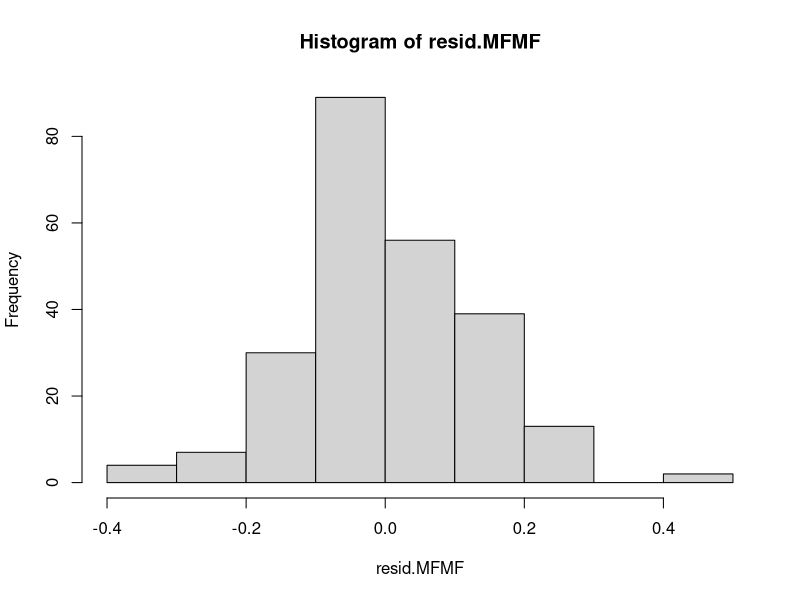
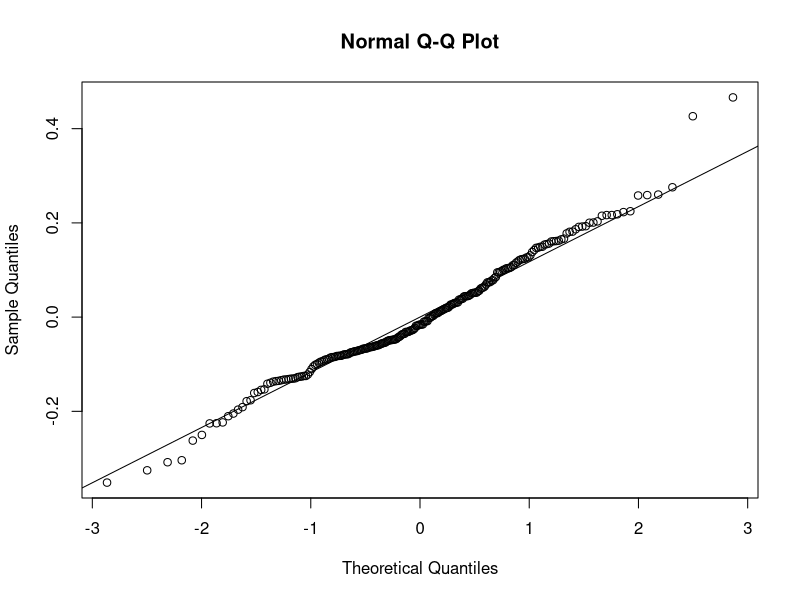
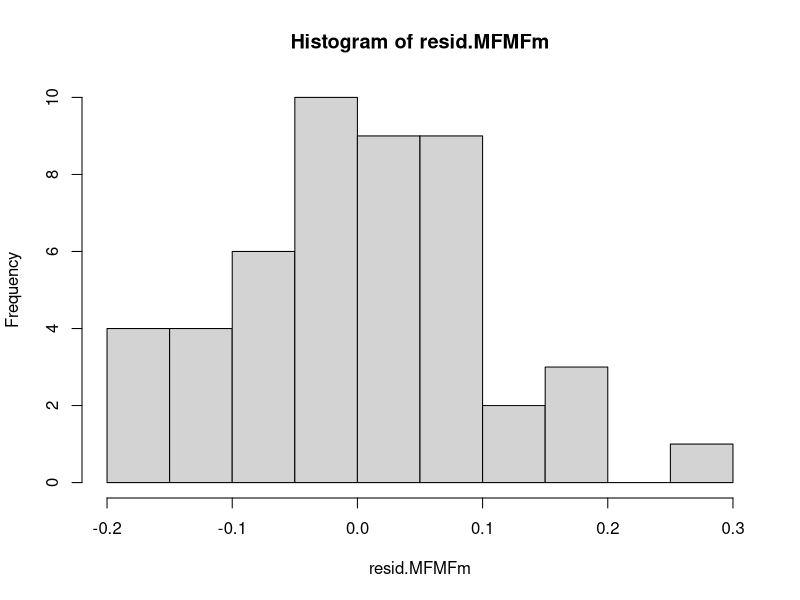
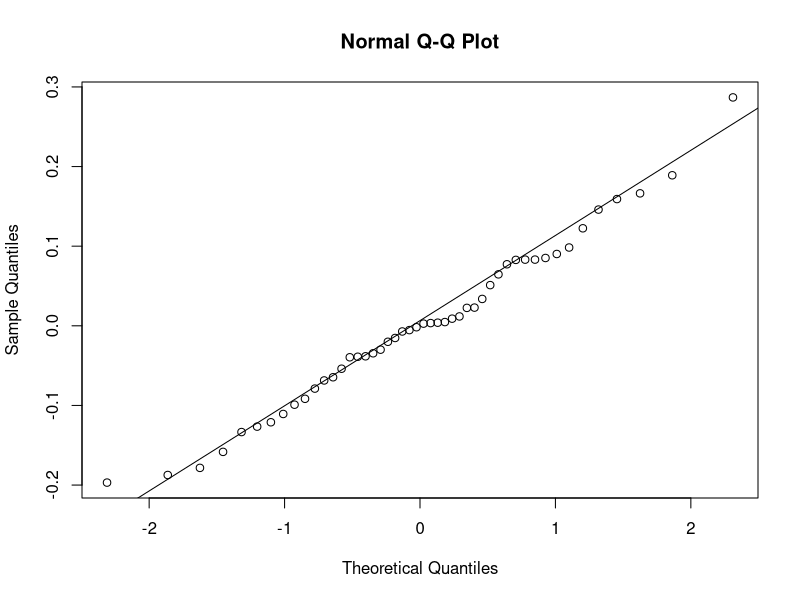

R code for these plots, in order: (Note: this script raises an error after producing the figures.)
################################################################################################
################## FM BALANCER MALE REPRODUCTIVE FITNESS ASSAY GENERATION 126 ##################
################################################################################################

#Set up environment
library(car)
library(Hmisc)
library(lme4)
library(lmerTest)
library(multcomp)

#Read in csv file with data
MFMF.data <- read.table(file = "MaleFMFitness.csv", h = T, sep = ",")
MFMFm.data <- read.table(file = "MaleFMFitnessMean.csv", h = T, sep = ",")


##########################################  STATISTIC  #########################################


##############################
####THE MODEL FOR ALL DATA####
##############################

### CALCULATE RELATIVE FITNESS ###
#Calculate the proportion of red eyed offspring
MFMF.data$prop_red <- MFMF.data$red / MFMF.data$total
#Now divid each proportion red by 5 to get the number for each male
MFMF.data$prop_red_male <- MFMF.data$prop_red / 5
#Find maxium
MFMF.max <- max(MFMF.data$prop_red_male)
#Calculate relative fitness by dividing each proportion by the maximum
MFMF.data$relative_fit <- MFMF.data$prop_red_male / MFMF.max


### LINEAT MODEL ###

#Linear mixed model testing if regime type has a significant effect on the relative fitness
model.MFMF <- lmer(relative_fit ~ regimetype + block + (1|regimetype:rep_population), data = MFMF.data)
#ANOVA
anova(model.MFMF, test = "F")
#Regime/Type is significant, P = 3.979e-09
#Block is, P = 0.0388
ranova(model.MFMF)
#And the nested factor is, P = 0.001203


#Homogeneity of variances
leveneTest(MFMF.data$relative_fit, MFMF.data$regimetype)
#Significant, assumption of homogeneity of variances is not met

#Test the model by looking at the residuls
resid.MFMF <- residuals(model.MFMF)
hist(resid.MFMF)
shapiro.test(resid.MFMF)
qqnorm(resid.MFMF)
qqline(resid.MFMF)
#The residuls are more or less normally distrubuted, meaning that the model is valid 


#I do a post hoc test to see which regimes are significantly different
RESULT.MFMF <- glht(model.MFMF, mcp(regimetype = "Tukey"))
#Look at the results
summary(RESULT.MFMF)
#FM is significant different from none-FM


### PERCENTAGE CHANGE ###

#First calculate mean

FMmean <- tapply(MFMF.data$relative_fit, MFMF.data$regimetype, mean)

#FLX
((FMmean[1]-FMmean[2])/FMmean[1])*100
#64.33545

#CFM
((FMmean[3]-FMmean[4])/FMmean[3])*100
#80.78323

#Cwt
((FMmean[5]-FMmean[6])/FMmean[5])*100
#84.38201



###################################
####THE MODEL FOR THE MEAN DATA####
###################################

### CALCULATE RELATIVE FITNESS ###
#Calculate the proportion of red eyed offspring
MFMFm.data$prop_red <- MFMFm.data$red / MFMFm.data$total
#Now divid each proportion red by 5 to get the number for each male
MFMFm.data$prop_red_male <- MFMFm.data$prop_red / 5
#Find maxium
MFMFm.max <- max(MFMFm.data$prop_red_male)
#Calculate relative fitness by dividing each proportion by the maximum
MFMFm.data$relative_fit <- MFMFm.data$prop_red_male / MFMFm.max


### LINEAT MODEL ###

#Linear model testing if regime type has a significant effect on the relative fitness
model.MFMFm <- lm(relative_fit ~ regimetype + block, data = MFMFm.data)
#ANOVA
anova(model.MFMFm, test = "F")
#Regime/type is significant, P < 2.2e-16
#Block is not, P = 0.1551


#Homogeneity of variances
leveneTest(MFMFm.data$relative_fit, MFMFm.data$regimetype)
#Significant, assumption of homogeneity of variances is not met

#Test the model by looking at the residuls
resid.MFMFm <- residuals(model.MFMFm)
hist(resid.MFMFm)
shapiro.test(resid.MFMFm)
qqnorm(resid.MFMFm)
qqline(resid.MFMFm)
#The residuls are more or less normally distrubuted, meaning that the model is valid 

#I do a post hoc test to see which regimes are significantly different
RESULT.MFMFm <- glht(model.MFMFm, mcp(regimetype = "Tukey"))
#Look at the results
summary(RESULT.MFMFm)
#FM is significant different from none-FM


### PERCENTAGE CHANGE ###

#First calculate mean

FMmmean <- tapply(MFMFm.data$relative_fit, MFMFm.data$regimetype, mean)

#FLX
((FMmmean[1]-FMmmean[2])/FMmmean[1])*100
#64.8554

#CFM
((FMmmean[3]-FMmmean[4])/FMmmean[3])*100
#80.39575

#Cwt
((FMmmean[5]-FMmmean[6])/FMmmean[5])*100
#84.51666


#########################################  PLOT DATA  #########################################


#Colours
RP1 <- "#ff766f"
RP2 <- "#ffe34d"
RP3 <- "#6da8ff"
RP4 <- "#a5f584"


### PLOT ALL DATA ###

#Add fitted values
MFMF.data$fitted <- fitted(model.MFMF)

#Caluclate mean
MFMF.M <- tapply(MFMF.data$fitted, MFMF.data$regimetype, mean)
#SE
MFMF.SE <- (summary(model.MFMF)$coefficients[1:6, 2])


## The plot

pdf("MFMF.pdf", 7, 7)
par(mar = c(3, 5, 2, 2))
#First make the plot
plot(NULL, xlim = c(0, 4.5), xlab = "", xaxt = "n", ylim = c(-0.1, 1.1), ylab = "Relative fitness", yaxt = "n",
     cex.lab = 1.8, cex.axis = 1.3, las = 1, main = "Males", cex.main = 1.8)
#Add points
points(jitter(rep(0.5, 40), -0.07, 0.07), MFMF.data$relative_fit[MFMF.data$regimetype == "aFLXXY"],
       pch = 16, cex = 1.4, col = c(RP1, RP2, RP3, RP4))
points(jitter(rep(1, 40), -0.07, 0.07), MFMF.data$relative_fit[MFMF.data$regimetype == "bFLXFMY"],
       pch = 1, cex = 1.4, col = c(RP1, RP2, RP3, RP4))
points(jitter(rep(2, 40), -0.07, 0.07), MFMF.data$relative_fit[MFMF.data$regimetype == "cCFMXY"],
       pch = 15, cex = 1.4, col = c(RP1, RP2, RP3, RP4))
points(jitter(rep(2.5, 40), -0.07, 0.07), MFMF.data$relative_fit[MFMF.data$regimetype == "dCFMFMY"],
       pch = 0, cex = 1.4, col = c(RP1, RP2, RP3, RP4))
points(jitter(rep(3.5, 40), -0.07, 0.07), MFMF.data$relative_fit[MFMF.data$regimetype == "eCwtXY"],
       pch = 17, cex = 1.4, col = c(RP1, RP2, RP3, RP4))
points(jitter(rep(4, 40), -0.07, 0.07), MFMF.data$relative_fit[MFMF.data$regimetype == "fCwtFMY"],
       pch = 2, cex = 1.4, col = c(RP1, RP2, RP3, RP4))
#Add errorbar
xMFMF <- c(0.5, 1, 2, 2.5, 3.5, 4)
errbar(xMFMF, MFMF.M, MFMF.M + MFMF.SE, MFMF.M - MFMF.SE,
       pch = c(16, 1, 15, 0, 17, 2), cex = 2.5, lwd = 2.5, add = T)
#Add axis
axis(1, at = c(0.75, 2.25, 3.75), cex.axis = 1.5, labels = c("FLX", "Control FM", "Control wt"))
axis(2, at = seq(-0.1, 1.1,  by = 0.2), cex.axis = 1.3, las = 1)
#Add legend
legend("bottomleft", c("Closed symbols: X/X", "Open symbols: FM/X"), adj = c(0.1, 0.5), cex = 1.1)
#Add significance
mtext("a", side = 3, line = -2, at = 0.5, cex = 1.5)
mtext("b", side = 3, line = -2, at = 1, cex = 1.5)
mtext("a", side = 3, line = -2, at = 2, cex = 1.5)
mtext("b", side = 3, line = -2, at = 2.5, cex = 1.5)
mtext("a", side = 3, line = -2, at = 3.5, cex = 1.5)
mtext("b", side = 3, line = -2, at = 4, cex = 1.5)
dev.off()



### PLOT MEAN ###

#Add fitted values
MFMFm.data$fitted <- fitted(model.MFMFm)

#Caluclate mean
MFMFm.M <- tapply(MFMFm.data$fitted, MFMFm.data$regimetype, mean)
#SE
MFMFm.SE <- (summary(model.MFMFm)$coefficients[1:6, 2])


## The plot

pdf("MFMFm.pdf", 7, 7)
par(mar = c(3, 5, 2, 2))
#First make the plot
plot(NULL, xlim = c(0, 4.5), xlab = "", xaxt = "n", ylim = c(-0.1, 1.1), ylab = "Relative fitness", yaxt = "n",
     cex.lab = 1.8, cex.axis = 1.3, las = 1, main = "Males", cex.main = 1.8)
#Add points
points(jitter(rep(0.5, 8), -0.07, 0.07), MFMFm.data$relative_fit[MFMFm.data$regimetype == "aFLXXY"],
       pch = 16, cex = 1.4, col = c(RP1, RP2, RP3, RP4))
points(jitter(rep(1, 8), -0.07, 0.07), MFMFm.data$relative_fit[MFMFm.data$regimetype == "bFLXFMY"],
       pch = 1, cex = 1.4, col = c(RP1, RP2, RP3, RP4))
points(jitter(rep(2, 8), -0.07, 0.07), MFMFm.data$relative_fit[MFMFm.data$regimetype == "cCFMXY"],
       pch = 15, cex = 1.4, col = c(RP1, RP2, RP3, RP4))
points(jitter(rep(2.5, 8), -0.07, 0.07), MFMFm.data$relative_fit[MFMFm.data$regimetype == "dCFMFMY"],
       pch = 0, cex = 1.4, col = c(RP1, RP2, RP3, RP4))
points(jitter(rep(3.5, 8), -0.07, 0.07), MFMFm.data$relative_fit[MFMFm.data$regimetype == "eCwtXY"],
       pch = 17, cex = 1.4, col = c(RP1, RP2, RP3, RP4))
points(jitter(rep(4, 8), -0.07, 0.07), MFMFm.data$relative_fit[MFMFm.data$regimetype == "fCwtFMY"],
       pch = 2, cex = 1.4, col = c(RP1, RP2, RP3, RP4))
#Add errorbar
xMFMFm <- c(0.5, 1, 2, 2.5, 3.5, 4)
errbar(xMFMFm, MFMFm.M, MFMFm.M + MFMFm.SE, MFMFm.M - MFMFm.SE,
       pch = c(16, 1, 15, 0, 17, 2), cex = 2.5, lwd = 2.5, add = T)
#Add axis
axis(1, at = c(0.75, 2.25, 3.75), cex.axis = 1.5, labels = c("FLX", "Control FM", "Control wt"))
axis(2, at = seq(-0.1, 1.1,  by = 0.2), cex.axis = 1.3, las = 1)
#Add legend
legend("bottomleft", c("Closed symbols: X/X", "Open symbols: FM/X"), adj = c(0.1, 0.5), cex = 1.1)
#Add significance
mtext("a", side = 3, line = -2, at = 0.5, cex = 1.5)
mtext("b", side = 3, line = -2, at = 1, cex = 1.5)
mtext("a", side = 3, line = -2, at = 2, cex = 1.5)
mtext("b", side = 3, line = -2, at = 2.5, cex = 1.5)
mtext("a", side = 3, line = -2, at = 3.5, cex = 1.5)
mtext("b", side = 3, line = -2, at = 4, cex = 1.5)
dev.off()
